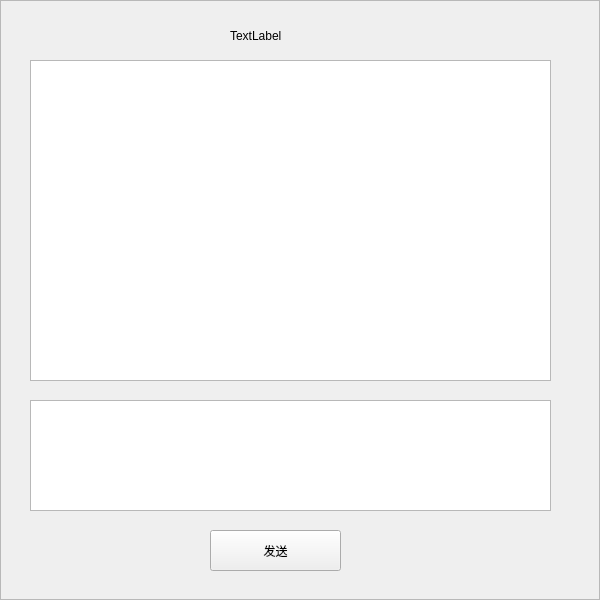
<?xml version="1.0" encoding="UTF-8"?>
<ui version="4.0">
 <class>Form</class>
 <widget class="QWidget" name="Form">
  <property name="geometry">
   <rect>
    <x>0</x>
    <y>0</y>
    <width>600</width>
    <height>600</height>
   </rect>
  </property>
  <property name="windowTitle">
   <string>Form</string>
  </property>
  <widget class="QFrame" name="frame">
   <property name="geometry">
    <rect>
     <x>0</x>
     <y>0</y>
     <width>600</width>
     <height>600</height>
    </rect>
   </property>
   <property name="frameShape">
    <enum>QFrame::StyledPanel</enum>
   </property>
   <property name="frameShadow">
    <enum>QFrame::Raised</enum>
   </property>
   <widget class="QTextBrowser" name="textBrowser">
    <property name="geometry">
     <rect>
      <x>30</x>
      <y>60</y>
      <width>521</width>
      <height>321</height>
     </rect>
    </property>
   </widget>
   <widget class="QTextEdit" name="textEdit">
    <property name="geometry">
     <rect>
      <x>30</x>
      <y>400</y>
      <width>521</width>
      <height>111</height>
     </rect>
    </property>
   </widget>
   <widget class="QPushButton" name="pushButton">
    <property name="geometry">
     <rect>
      <x>210</x>
      <y>530</y>
      <width>131</width>
      <height>41</height>
     </rect>
    </property>
    <property name="text">
     <string>发送</string>
    </property>
   </widget>
   <widget class="QLabel" name="label">
    <property name="geometry">
     <rect>
      <x>230</x>
      <y>20</y>
      <width>121</width>
      <height>31</height>
     </rect>
    </property>
    <property name="text">
     <string>TextLabel</string>
    </property>
   </widget>
  </widget>
 </widget>
 <resources/>
 <connections/>
</ui>
